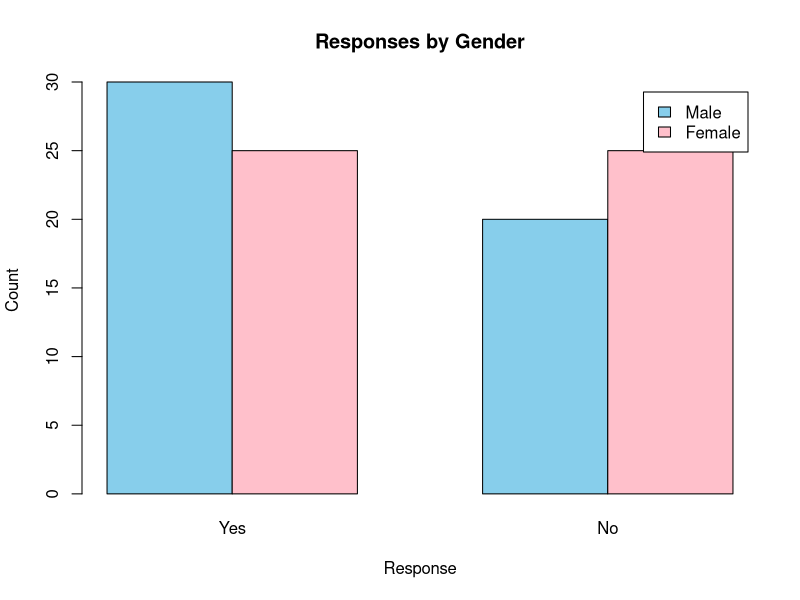
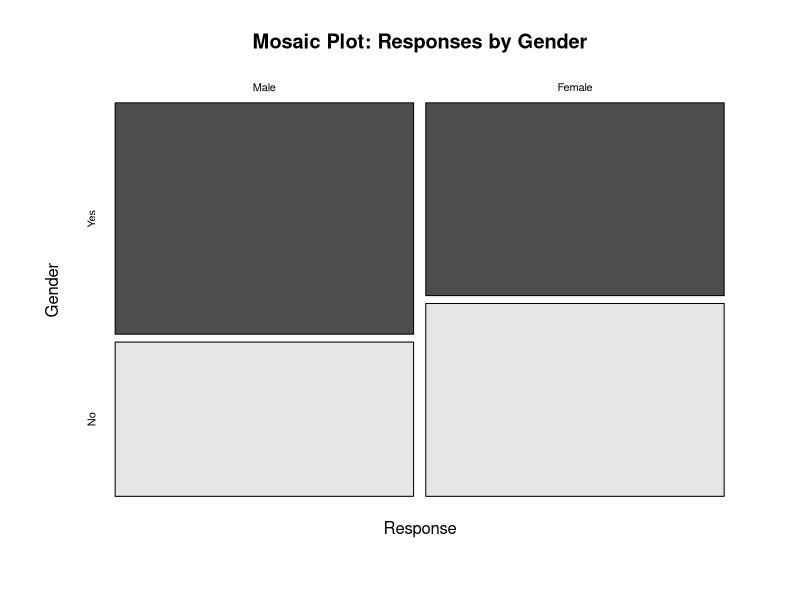

Reproduce these figures in R, in order.
exam_data <- matrix(c(30, 25, # Yes: Male, Female
                      20, 25), # No: Male, Female
                    nrow = 2,
                    byrow = FALSE)
rownames(exam_data) <- c("Male", "Female")
colnames(exam_data) <- c("Yes", "No")
print("Contingency Table:")
print(exam_data)
chi_result <- chisq.test(exam_data)
print("Chi-square Test Result:")
print(chi_result)
bar_data <- as.table(exam_data)
barplot(bar_data,
        beside = TRUE,
        col = c("skyblue", "pink"),
        legend = TRUE,
        main = "Responses by Gender",
        xlab = "Response",
        ylab = "Count")

mosaicplot(bar_data,
           main = "Mosaic Plot: Responses by Gender",
           color = TRUE,
           xlab = "Response",
           ylab = "Gender")

